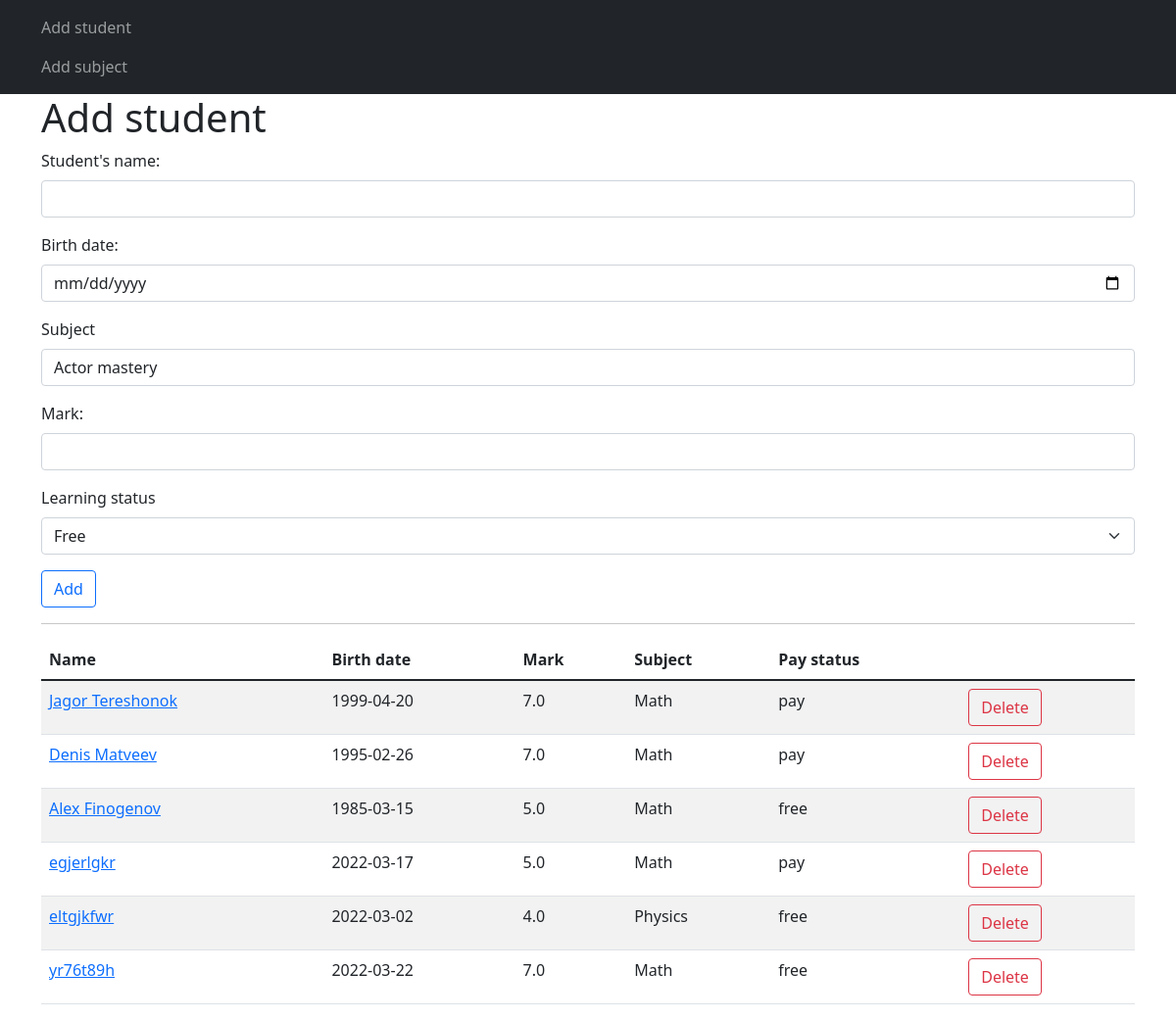
The page /add-student on the database its author committed.
### models.py (models this page shows)
class Students(db.Model):
    id = db.Column(db.Integer, primary_key=True)
    name = db.Column(db.String(120), nullable=False)
    birth_date = db.Column(db.Date, nullable=False, default=datetime.now())
    mark = db.Column(db.Float, nullable=False, default=3.2)
    subject_id = db.Column(db.Integer, db.ForeignKey('subjects.id'))
    status = db.Column(db.String(10), nullable=False, default='Paid')

class Subjects(db.Model):
    id = db.Column(db.Integer, primary_key=True)
    name = db.Column(db.String(80), nullable=False)
    student = db.relationship('Students', backref='subjects', lazy=True)

### routes.py (the view, shortened to what this page needs)
@app.route('/add-student', methods=['GET', 'POST'])
def add_student():
    form = StudentForm()
    form.subject.choices = [(subject.id, subject.name) for subject in Subjects.query.order_by(Subjects.name).all()]  # SELECT * FROM subjects ORDER BY name
    students = Students.query.all()  # достаю всех студентов из БД
    return render_template('add_students.html', form=form, items=students)

### forms.py
class StudentForm(FlaskForm):
    name = StringField('Student\'s name: ',
                       validators=[DataRequired()])
    birth_date = DateField('Birth date: ',
                           validators=[DataRequired()])
    mark = FloatField('Mark: ')
    subject = SelectField('Subject', choices=[])
    status = SelectField('Learning status',
                         choices=[
                             ('free', 'Free'),
                             ('pay', 'Paid')
                         ])
    submit = SubmitField('Add')

### templates/add_students.html (shortened to what this page needs)
{% extends 'base.html' %}
{% block content %}
    <h1>Add student</h1>
    <form action="" method="post">
        <div class="mb-3">
            {{ form.name.label(class="form-label") }}
            {{ form.name(class="form-control") }}
        </div>
        <div class="mb-3">
            {{ form.birth_date.label(class="form-label") }}
            {{ form.birth_date(class="form-control") }}
        </div>
        <div class="mb-3">
            {{ form.subject.label(class="form-label") }}
            {{ form.subject(class="form-control") }}
        </div>
        <div class="mb-3">
            {{ form.mark.label(class="form-label") }}
            {{ form.mark(class="form-control") }}
        </div>
        <div class="mb-3">
            {{ form.status.label(class="form-label") }}
            {{ form.status(class="form-select") }}
        </div>
        <div class="mb-3">
            {{ form.submit(class="btn btn-outline-primary") }}
        </div>
    </form>
    <hr>
    {% if items|length > 1 %}
        <table class="table table-striped">
            <thead>
                <tr>
                    <th>Name</th>
                    <th>Birth date</th>
                    <th>Mark</th>
                    <th>Subject</th>
                    <th>Pay status</th>
                </tr>
            </thead>
            <tbody>
                {% for student in items %}
                    <tr>
                        <td><a href="/update-student/{{ student.id }}">{{ student.name }}</a></td>
                        <td>{{ student.birth_date }}</td>
                        <td>{{ student.mark }}</td>
                        <td>{{ student.subjects.name }}</td>
                        <td>{{ student.status }}</td>
                        <td><a href="/delete/{{ student.id }}" class="btn btn-outline-danger">Delete</a></td>
                    </tr>
                {% endfor %}
            </tbody>
        </table>
    {% endif %}
{% endblock %}

### templates/base.html (shortened to what this page needs)
<!DOCTYPE html>
<html lang="en">
<head>
    <link href="https://cdn.jsdelivr.net/npm/bootstrap@5.1.3/dist/css/bootstrap.min.css" rel="stylesheet"
>
</head>
<body>
<nav class="navbar navbar-dark bg-dark">
    <div class="container">
        <ul class="navbar-nav">
            <li class="nav-item">
                <a class="nav-link" href="{{ url_for('add_student') }}">Add student</a>
            </li>
            <li class="nav-item">
                <a class="nav-link" href="{{ url_for('add_subject') }}">Add subject</a>
            </li>
        </ul>
    </div>
</nav>
<div class="container">
    {% block content %}{% endblock %}
</div>
</body>
</html>

### rows shown on the page
Students: name "Jagor Tereshonok", birth_date "1999-04-20", mark "7.0", subjects.name "Math", status "pay"
Students: name "Denis Matveev", birth_date "1995-02-26", mark "7.0", subjects.name "Math", status "pay"
Students: name "Alex Finogenov", birth_date "1985-03-15", mark "5.0", subjects.name "Math", status "free"
Students: name "egjerlgkr", birth_date "2022-03-17", mark "5.0", subjects.name "Math", status "pay"
Students: name "eltgjkfwr", birth_date "2022-03-02", mark "4.0", subjects.name "Physics", status "free"
Students: name "yr76t89h", birth_date "2022-03-22", mark "7.0", subjects.name "Math", status "free"
